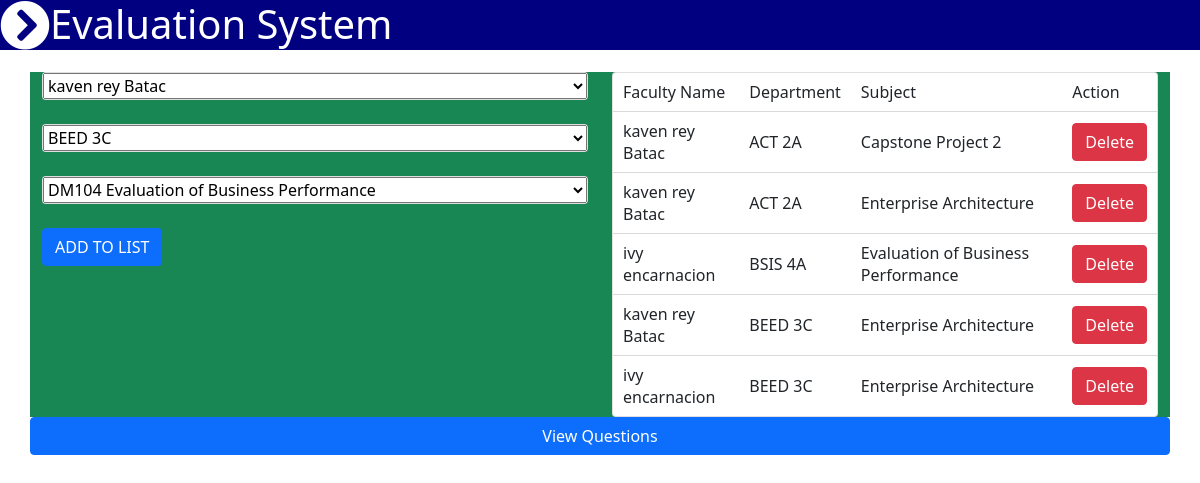
Page /eval-instructor.php (signed in) on the committed database.
### tables this page shows
CREATE TABLE `evaluation` (
  `evaluationid` int(30) NOT NULL,
  `departmentid` int(30) NOT NULL,
  `subjectid` int(30) NOT NULL,
  `facultyid` int(30) NOT NULL
);

CREATE TABLE `faculties` (
  `id` int(30) NOT NULL,
  `fno` varchar(255) NOT NULL,
  `username` varchar(255) NOT NULL,
  `fname` varchar(255) NOT NULL,
  `lname` varchar(255) NOT NULL,
  `usertype` varchar(30) NOT NULL,
  `password` varchar(255) NOT NULL
);

CREATE TABLE `department` (
  `id` int(30) NOT NULL,
  `course` varchar(30) NOT NULL,
  `year` int(30) NOT NULL,
  `section` varchar(30) NOT NULL
);

CREATE TABLE `subject` (
  `id` int(30) NOT NULL,
  `code` varchar(30) NOT NULL,
  `description` varchar(255) NOT NULL
);

### eval-instructor.php (the view, shortened to what this page needs)
<?php include_once'navbar.php';
?>
<body>
    <div class="container m-auto py-5">
        <div class="row">
            <div class="col bg-success">
                <form action="restriction.php" method="post">
                <div class="card">
                    <select name="faculty" id="">
                        <?php include_once'koneksyon.php';
                            $qry = "SELECT * FROM faculties";
                            $f = mysqli_query($koneksyon, $qry);
                            while ($row = mysqli_fetch_array($f)){
                        ?>
                        <option value="<?php echo $row['id']; ?>" selected><?php echo $row['fname']." ".$row['lname']; ?></option>
                        <?php } ?>
                    </select>
                </div><br>
                <div class="card">
                    <select name="department" id="">
                        <?php
                            $qry = "SELECT * FROM department";
                            $d = mysqli_query($koneksyon, $qry);
                            while ($row = mysqli_fetch_array($d)){
                        ?>
                        <option value="<?php echo $row['id']; ?>" selected><?php echo $row['course']." ".$row['year']."".$row['section']; ?></option>
                        <?php } ?>
                    </select>
                </div><br>
                <div class="card">
                    <select name="subject" id="">
                        <?php
                            $qry = "SELECT * FROM subject";
                            $s = mysqli_query($koneksyon, $qry);
                            while ($row = mysqli_fetch_array($s)){
                        ?>
                        <option value="<?php echo $row['id']; ?>" selected><?php echo $row['code']." ".$row['description']; ?></option>
                        <?php } ?>
                    </select>
                </div><br>
                <button type="submit" class="btn btn-primary">ADD TO LIST</button>
                </form>
            </div>
            <div class="col bg-success">
                <div class="card">
                    <table class="display" id="myTable" width="100%" cellspacing="0">
                        <tr>
                            <td>Faculty Name</td>
                            <td>Department</td>
                            <td>Subject</td>
                            <td>Action</td>
                        </tr>
                    <?php
                           $result = mysqli_query($koneksyon, "SELECT fname, lname, course, year, section, description, evaluationid FROM faculties INNER JOIN evaluation ON faculties.id = evaluation.facultyid INNER JOIN department ON department.id = evaluation.departmentid INNER JOIN subject ON subject.id = evaluation.subjectid");
                           while($row = mysqli_fetch_array($result)){
                               echo "<tr>";
                               echo "<td>".$row['fname']." ".$row['lname']."</td>";
                               echo "<td>".$row['course']." ".$row['year']."".$row['section']."</td>";
                               echo "<td>".$row['description']."</td>";
                               echo "<td><a href='delete-eval-ins.php?id=".$row['evaluationid']."' type='button' class='btn btn-danger'>Delete</a></td>";
                               echo "</tr>";
                           }
                        ?>
                        </table>
                </div>
            </div>
            <a type="button" class="btn btn-primary" href="question-list.php">View Questions</a>
        </div>
    </div>
</body>

### rows in the picture
evaluation: facultyid.fname "kaven rey", facultyid.lname "Batac", departmentid.course "ACT", departmentid.year "2", departmentid.section "A", subjectid.description "Capstone Project 2"
evaluation: facultyid.fname "kaven rey", facultyid.lname "Batac", departmentid.course "ACT", departmentid.year "2", departmentid.section "A", subjectid.description "Enterprise Architecture"
evaluation: facultyid.fname "ivy", facultyid.lname "encarnacion", departmentid.course "BSIS", departmentid.year "4", departmentid.section "A", subjectid.description "Evaluation of Business Performance"
evaluation: facultyid.fname "kaven rey", facultyid.lname "Batac", departmentid.course "BEED", departmentid.year "3", departmentid.section "C", subjectid.description "Enterprise Architecture"
evaluation: facultyid.fname "ivy", facultyid.lname "encarnacion", departmentid.course "BEED", departmentid.year "3", departmentid.section "C", subjectid.description "Enterprise Architecture"

### other values in the picture
form field faculty "kaven rey Batac"
form field department "BEED 3C"
form field subject "DM104 Evaluation of Business Performance"
